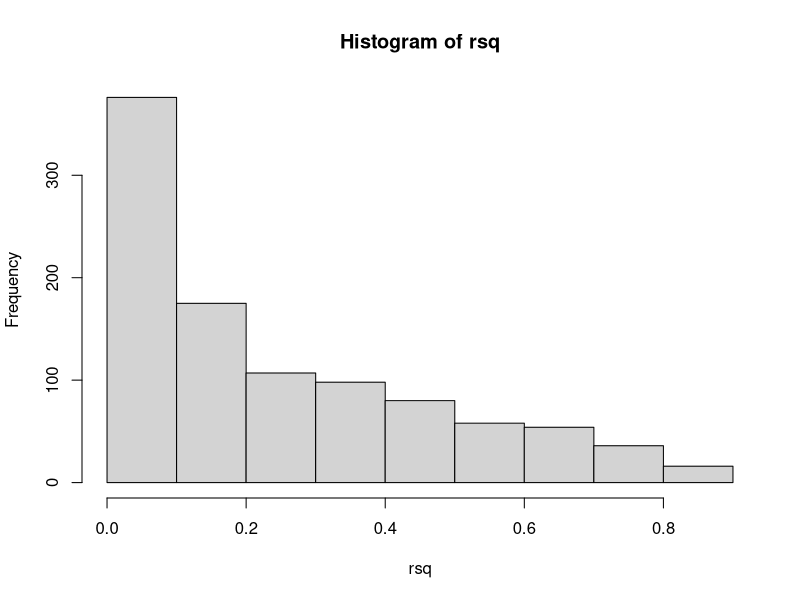
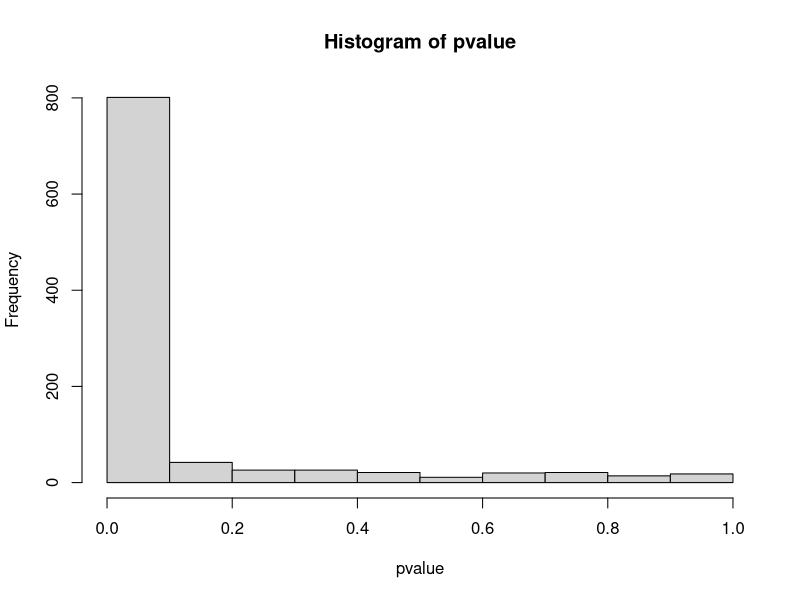
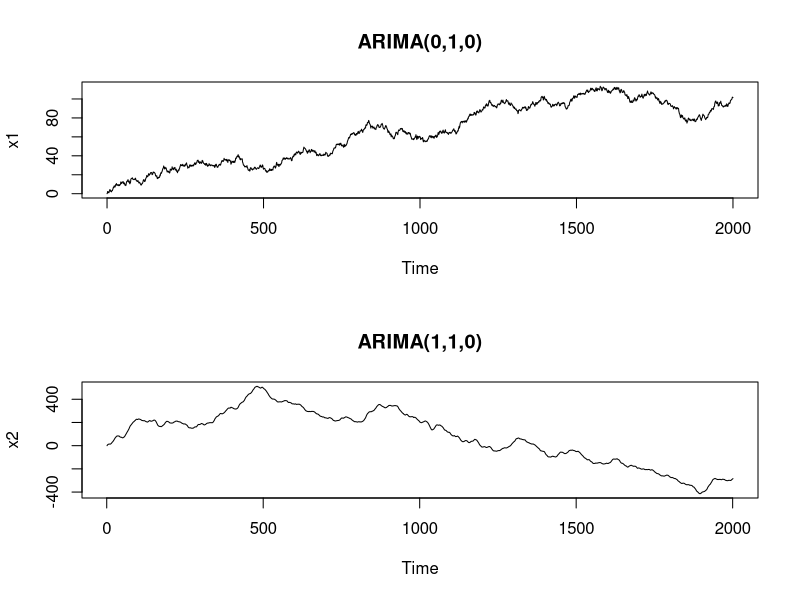
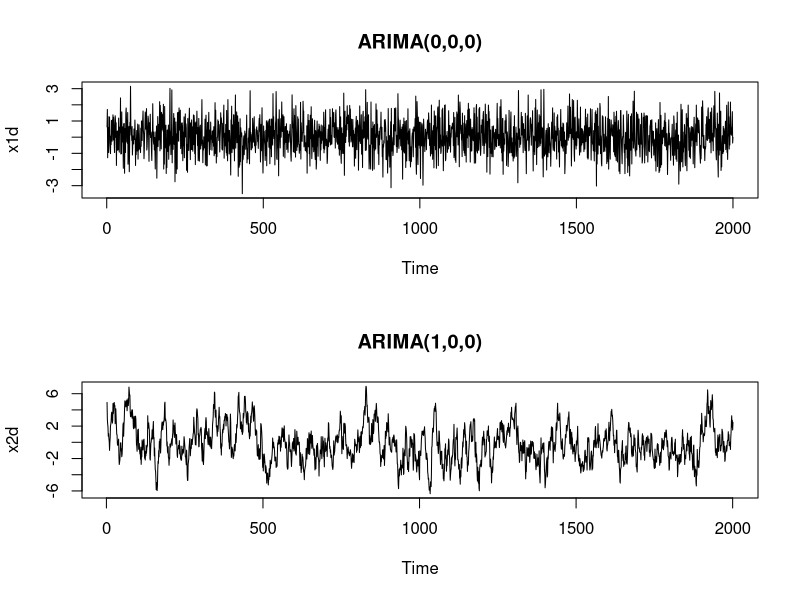
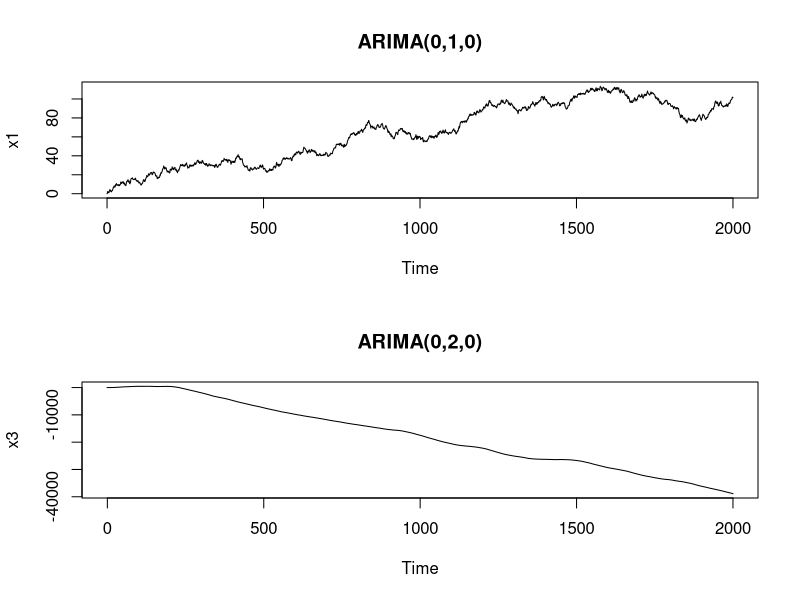
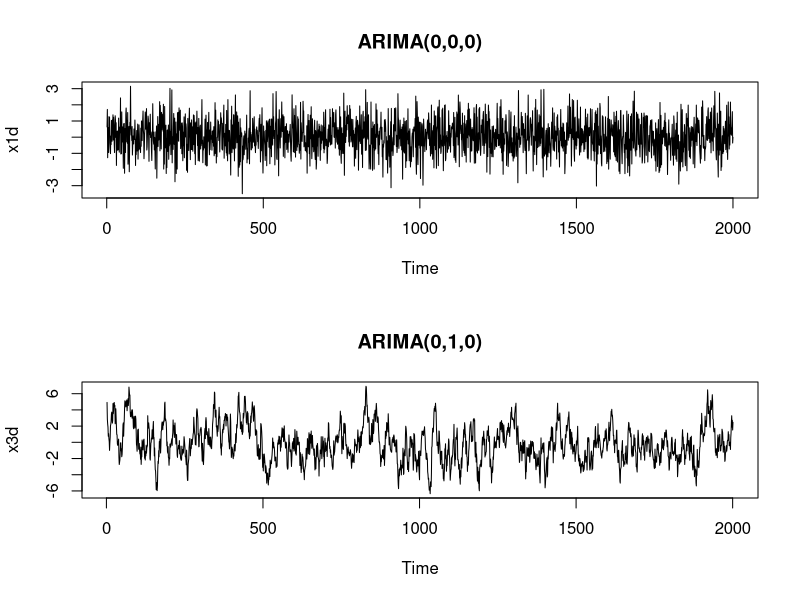
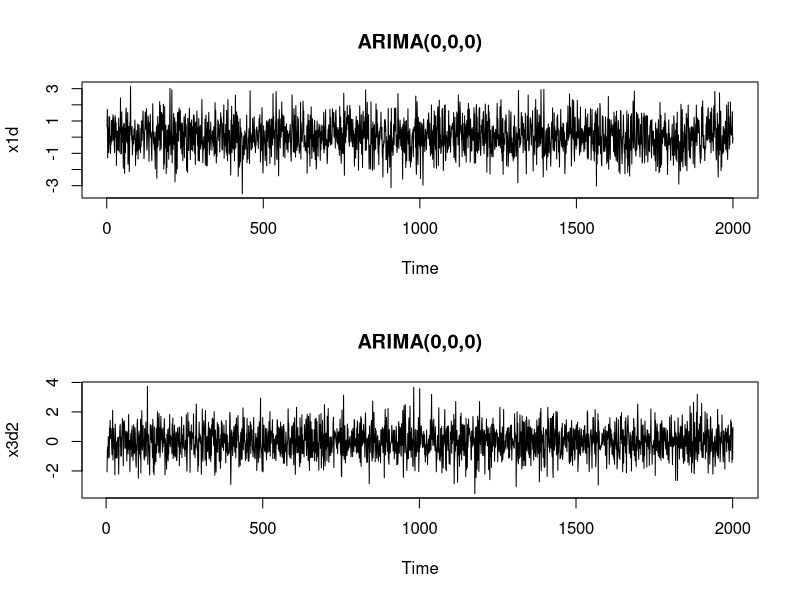

Reproduce these figures in R, in order.
#-------------------------------------------------------------------------------------
# ECMT2130 Financial Econometrics
# Written by Geoff Shuetrim
# Lecture 09: Unit root testing and ARIMA models
#
# Topics:
#
# - Spurious regression
#
# - Simulating and fitting data from ARIMA models
#
# - Unit root tests
#
#-------------------------------------------------------------------------------------

#-------------------------------------------------------------------------------------
# Spurious regression results
#-------------------------------------------------------------------------------------

# Run a regression of two random walks with drift on eachother, N times and plot R-squared.
T = 100 # data points in each simulation
N = 1000 # simulations
mu = 0.0 # drift
sigma = 1

rsq = vector(mode="double", length=N)
pvalue = vector(mode="double", length=N)
for (i in 1:N) {
  y = arima.sim(list(order = c(0,1,0)), n=T, mean=mu, sd = sigma)
  x = arima.sim(list(order = c(0,1,0)), n=T, mean=mu, sd = sigma)
  data = data.frame(y,x)
  model = lm(y ~ x, data = data)
  output = summary(model)
  rsq[i] = output$r.squared
  pvalue[i] = output$coefficients[2, 4]
}

hist(rsq)

hist(pvalue)

# Explore how the histograms change as the drift becomes larger (set mu to 0.1, 0.5, 1)

#-------------------------------------------------------------------------------------
# Generate I(1) processes and become familiar with differencing them.
#-------------------------------------------------------------------------------------
T = 2000
mu = 0
sigma = 1
x1 = arima.sim(list(order = c(0,1,0)), n=T, mean=mu, sd = sigma)
x2 = arima.sim(list(order = c(1,1,0), ar=c(0.9)), n=T, mean=mu, sd = sigma)

par(mfrow=c(2,1))
plot.ts(x1, main="ARIMA(0,1,0)")
plot.ts(x2, main="ARIMA(1,1,0)")

x1d = diff(x1, differences = 1)
x2d = diff(x2, differences = 1)

par(mfrow=c(2,1))
plot.ts(x1d, main="ARIMA(0,0,0)")
plot.ts(x2d, main="ARIMA(1,0,0)")

#-------------------------------------------------------------------------------------
# I(1) vs I(2) processes and differencing.
#-------------------------------------------------------------------------------------

x3 = arima.sim(list(order = c(0,2,0)), n=T, mean=mu, sd = sigma)

par(mfrow=c(2,1))
plot.ts(x1, main="ARIMA(0,1,0)")
plot.ts(x3, main="ARIMA(0,2,0)")

x1d = diff(x1, differences = 1)
x3d = diff(x2, differences = 1)
par(mfrow=c(2,1))
plot.ts(x1d, main="ARIMA(0,0,0)")
plot.ts(x3d, main="ARIMA(0,1,0)")

x3d2 = diff(x2, differences = 2)
par(mfrow=c(2,1))
plot.ts(x1d, main="ARIMA(0,0,0)")
plot.ts(x3d2, main="ARIMA(0,0,0)")


#-------------------------------------------------------------------------------------
# Unit root testing.
# tseries package: https://cran.r-project.org/web/packages/tseries/
#-------------------------------------------------------------------------------------
# Make sure that the tseries package of time-series-related functionality is available.
# Run the following command if tseries is not installed already.
# install.packages("tseries")
library(tseries)

# Generic augmented D-F test command
#adf.test(x, alternative = c("stationary", "explosive"), k = trunc((length(x)-1)^(1/3)))

adf.test(x1, alternative = c("stationary"), k = 1)

#-------------------------------------------------------------------------------------
# Alternative unit root testing.
# urca package: https://cran.r-project.org/web/packages/urca/
#-------------------------------------------------------------------------------------
# Make sure that the urca package of time-series-related functionality is available.
# Run the following command if urca is not installed already.
# install.packages("urca")
library(urca)
# Guide to interpreting test results for tests with drift or drift and trend: 
# See original Dickey Fuller article or 
# https://stats.stackexchange.com/questions/24072/interpreting-rs-ur-df-dickey-fuller-unit-root-test-results
help(ur.df)

# Generic augmented D-F test command
#ur.df(y, type = c("none", "drift", "trend"), lags = 1, selectlags = c("Fixed", "AIC", "BIC")) 

summary(ur.df(x1, type = c("none"), lags = 1, selectlags = c("Fixed")))
summary(ur.df(x1, type = c("drift"), selectlags = c("AIC")))
summary(ur.df(x1, type = c("trend"), selectlags = c("AIC")))

#-------------------------------------------------------------------------------------
# Phillips Perron test for unit root:
#-------------------------------------------------------------------------------------

help(PP.test)

# Test a random walk
PP.test(x1)

# Test white noise.
PP.test(arima.sim(list(order = c(0,0,0)), n=T, mean=mu, sd = sigma))

# Test a causal AR(1) process I(0)
PP.test(arima.sim(list(order = c(1,0,0), ar=c(0.9)), n=100, mean=mu, sd = sigma))
# Try this with different values of n and the AR coefficient. Is it always reliable?

#-------------------------------------------------------------------------------------
# KPSS stationarity test in tseries package.
#-------------------------------------------------------------------------------------
help(kpss.test)
kpss.test(x1, null = c("Level"))

kpss.test(arima.sim(list(order = c(0,0,0)), n=T, mean=mu, sd = sigma), null = c("Level"))

# Test a causal AR(1) process I(0)
kpss.test(arima.sim(list(order = c(1,0,0), ar=c(0.99)), n=100, mean=mu, sd = sigma), null = c("Level"))
# Try this with different values of n and the AR coefficient.

